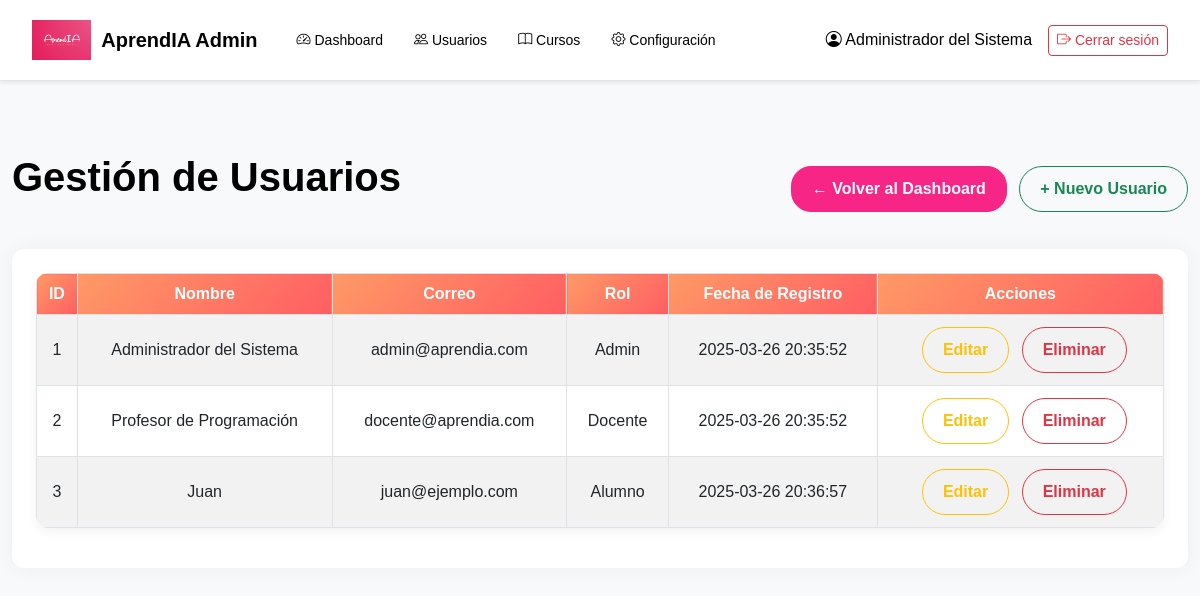
The app's page /admin/usuarios.php (signed in) with its own data.
### tables this page shows
CREATE TABLE usuarios (
    id INT AUTO_INCREMENT PRIMARY KEY,
    nombre VARCHAR(255) NOT NULL,
    correo VARCHAR(191) UNIQUE NOT NULL,
    password VARCHAR(255) NOT NULL,
    rol ENUM('alumno', 'docente', 'admin') DEFAULT 'alumno',
    fecha_registro TIMESTAMP DEFAULT CURRENT_TIMESTAMP
);

### includes/session.php (called while the page is built, shortened)
<?php
class Session {
    public static function get($key, $default = null) {
        return isset($_SESSION[$key]) ? $_SESSION[$key] : $default;
    }
}
?>

### admin/usuarios.php (the view, shortened to what this page needs)
<?php
require_once '../includes/session.php';
$db = new Database();
$conn = $db->getConnection();
$stmt = $conn->query("SELECT id, nombre, correo, rol, fecha_registro FROM usuarios");
$usuarios = $stmt->fetchAll(PDO::FETCH_ASSOC);
?>
<!DOCTYPE html>
<html lang="es">
<head>
    <link href="https://cdn.jsdelivr.net/npm/bootstrap@5.3.0/dist/css/bootstrap.min.css" rel="stylesheet">
    <link rel="stylesheet" href="https://cdn.jsdelivr.net/npm/bootstrap-icons@1.7.2/font/bootstrap-icons.css">
    <link href="../css/styles.css" rel="stylesheet">
</head>
<body class="bg-light">
    <?php include '../includes/navbar.php'; ?>
    <div class="container-fluid py-5">
       <div class="d-flex justify-content-between align-items-center mb-4">
        <h1 class="mb-4">Gestión de Usuarios</h1>
            <div>
                <a href="dashboard.php" class="btn btn-primary">
                    ← Volver al Dashboard</a>
                <a href="crear_usuario.php" class="btn btn-primary_simple btn-outline-success ms-2">
                    + Nuevo Usuario</a>
            </div>
       </div>
       <div class="table-wrapper">
            <table class="table tabla-usuarios table-bordered table-striped w-100">
                <thead>
                    <tr>
                        <th>ID</th>
                        <th>Nombre</th>
                        <th>Correo</th>
                        <th>Rol</th>
                        <th>Fecha de Registro</th>
                        <th>Acciones</th>
                    </tr>
                </thead>
                <tbody>
                    <?php foreach ($usuarios as $usuario): ?>
                        <tr>
                            <td><?= $usuario['id'] ?></td>
                            <td><?= htmlspecialchars($usuario['nombre']) ?></td>
                            <td><?= htmlspecialchars($usuario['correo']) ?></td>
                            <td><?= ucfirst($usuario['rol']) ?></td>
                            <td><?= $usuario['fecha_registro'] ?></td>
                            <td>
                                <a href="editar_usuario.php?id=<?= $usuario['id'] ?>" class="btn btn-primary_simple btn-outline-warning ms-2">Editar</a>
                                <a href="eliminar_usuario.php?id=<?= $usuario['id'] ?>" class="btn btn-primary_simple btn-outline-danger ms-2" onclick="return confirm('¿Estás seguro de eliminar este usuario?');">Eliminar</a>
                            </td>
                        </tr>
                    <?php endforeach ?>
                </tbody>
            </table>
        </div>
    </div>
</body>
</html>

### includes/navbar.php (shortened to what this page needs)
<nav class="navbar navbar-expand-lg navbar-light bg-white shadow-sm mb-4">
    <div class="container-fluid">
        <a class="navbar-brand d-flex align-items-center" href="#">
            <img src="../img/logo.png" alt="AprendIA Logo" class="admin-logo" style="height: 40px; margin-right: 10px;">
            <span class="fw-bold">AprendIA Admin</span>
        </a>
        <div class="collapse navbar-collapse" id="navbarNav">
            <ul class="navbar-nav me-auto">
                <li class="nav-item">
                    <a class="nav-link<?= basename($_SERVER['PHP_SELF']) === 'dashboard.php' ? ' active' : '' ?>" href="dashboard.php"><i class="bi bi-speedometer2"></i> Dashboard</a>
                </li>
                <li class="nav-item">
                    <a class="nav-link<?= basename($_SERVER['PHP_SELF']) === 'usuarios.php' ? ' active' : '' ?>" href="usuarios.php"><i class="bi bi-people"></i> Usuarios</a>
                </li>
                <li class="nav-item">
                    <a class="nav-link" href="#"><i class="bi bi-book"></i> Cursos</a>
                </li>
                <li class="nav-item">
                    <a class="nav-link" href="#"><i class="bi bi-gear"></i> Configuración</a>
                </li>
            </ul>
            <div class="d-flex align-items-center">
                <span class="me-3">
                    <i class="bi bi-person-circle"></i> <?php echo htmlspecialchars(Session::get('user_name')); ?>
                </span>
                <a href="../logout.php" class="btn btn-outline-danger btn-sm">
                    <i class="bi bi-box-arrow-right"></i> Cerrar sesión
                </a>
            </div>
        </div>
    </div>
</nav>

### css/styles.css (style rules this page uses)
:root { --primary-color: #E91E63; --background-color: #FFFFFF; --text-primary-color: #000000; --text-secondary-color: #6C757D; --input-border-color: #CED4DA; }
.admin-logo { height: 35px; margin-right: 10px; }
body { background-color: var(--background-color); font-family: 'Arial', sans-serif; color: var(--text-primary-color); }
.navbar { background-color: var(--background-color); padding: 15px 20px; border-bottom: 1px solid rgba(0,0,0,0.1); }
.navbar-nav .nav-link { color: var(--text-primary-color); margin-left: 15px; font-size: 14px; }
h1, h2 { color: var(--text-primary-color); font-weight: bold; }
.tabla-usuarios { background: #fff; border-radius: 12px; box-shadow: 0 4px 12px rgba(0, 0, 0, 0.05); overflow: hidden; }
.tabla-usuarios th { background: linear-gradient(135deg, #ff9966 0%, #ff5e62 100%); color: white; font-weight: bold; text-align: center; }
.tabla-usuarios td { vertical-align: middle; text-align: center; padding: 12px; }
.table-wrapper { padding: 24px; background-color: #fff; border-radius: 12px; box-shadow: 0 0 20px rgba(0,0,0,0.05); }
.btn-primary { background-color: var(--primary-color); border-color: var(--primary-color); border-radius: 25px; padding: 10px 20px; font-weight: bold; text-transform: none; transition: all 0.3s ease; }
.btn-primary_simple { border-radius: 25px; padding: 10px 20px; font-weight: bold; text-transform: none; transition: all 0.3s ease; }
.btn-primary { border-radius: 20px; background-color: #f72585; border-color: #f72585; }

### records on screen
usuarios: id "1", nombre "Administrador del Sistema", correo "admin@aprendia.com", rol "Admin", fecha_registro "2025-03-26 20:35:52"
usuarios: id "2", nombre "Profesor de Programación", correo "docente@aprendia.com", rol "Docente", fecha_registro "2025-03-26 20:35:52"
usuarios: id "3", nombre "Juan", correo "juan@ejemplo.com", rol "Alumno", fecha_registro "2025-03-26 20:36:57"

### other values on screen
Session::get('user_name') "Administrador del Sistema"
